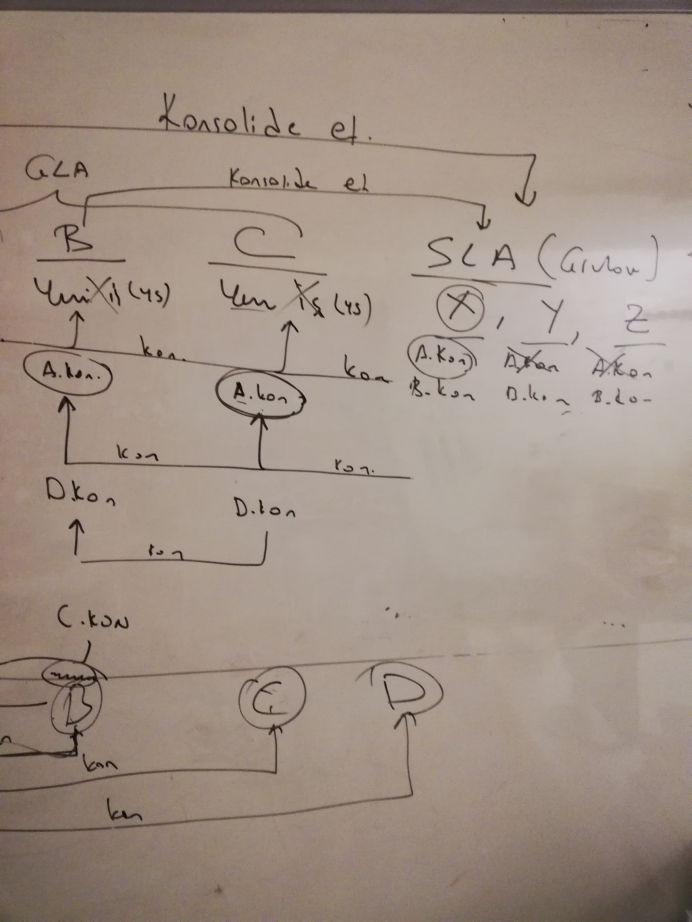
%> input picture samples/sample-6.jpg, 3456 x 4608 px (shown at 1/5 size)
$ octave test_image_enhance.m   (GNU Octave 9; MATLAB toolbox functions it lacks are replaced by stand-ins)
%> lines starting %> are read from the running program, lines starting %| are printed output that depends on the picture
### image_enhance.m
function enhanced_im = image_enhance(src, reduceFactor)
%> called with reduceFactor = 5
% IMAGE_ENHANCE takes document image as an argument and returns the enhanced image.
%    works by solving the following Poisson's equation with conjugate gradient descent:
%    argmin_J{k_1 * \sum_{x,y}{\left \| J(x,y) - 255  \right \|^2} + k_2 * \sum_{x,y}{\left \| \nabla J(x,y) - \nabla I(x,y) \right \|^2}}.
%    calculations are performed in downsampled image by factor of reduceFactor.
srcVec = src(:);
im = double(src) ;
for rc1 = 1:reduceFactor
% reduce image
    im = impyramid(im, 'reduce');
%im = impyramid(im, 'reduce');
end
%> this loop made 5 passes
%> pass 1, in image_enhance, `im = impyramid(im, 'reduce');`:
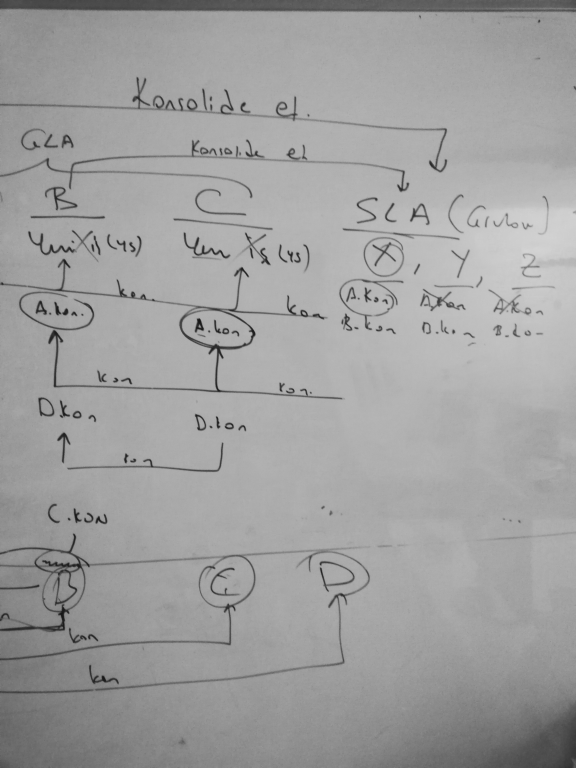
%> im: size 2304x1728 double (shown at 1/3 size); min 20.92, max 212.9, mean 160.5
%> pass 3, in image_enhance, `im = impyramid(im, 'reduce');`:
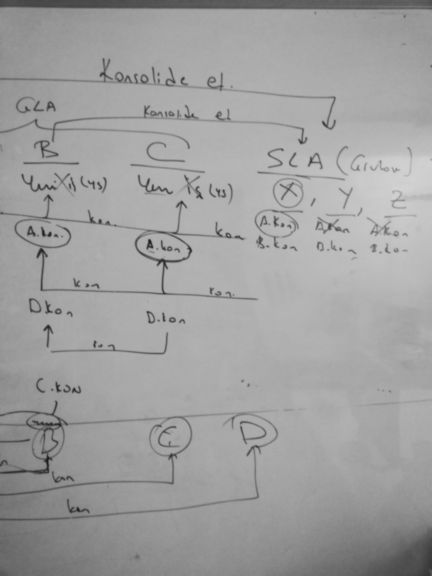
%> im: size 576x432 double; min 28.57, max 211.6, mean 160.4
%> after the loop:
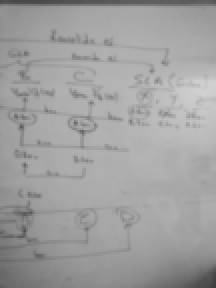
%> im: size 144x108 double (shown 2 times larger); min 61.33, max 208.7, mean 160.3

epsilon_init = 1.012;
initial_Gain = rand(size(im,1), size(im,2), 1) * 2 * epsilon_init - epsilon_init;
epsilon_init = 144.5 ;
initial_Offset = rand(size(im,1), size(im,2), 1) * 2 * epsilon_init - epsilon_init;

initial_GO = [initial_Gain(:) ; initial_Offset(:) ];
%  Set options for fmincg
options = optimset('GradObj', 'on', 'MaxIter', 20);
imVec = im(:);
%  Run fminunc to obtain the optimal Gain and Offset parameters
%  This function will return Gain_Offset and the cost
[Gain_Offset] = ...
	fmincg(@(t)(costFunctionIE(t, imVec, size(im), 1.5, 1.5, 0.0008)), initial_GO, options);

m = size(Gain_Offset, 1);
Gain = Gain_Offset(1 : m/2);
Offset = Gain_Offset(m/2 + 1 : m);

Gain_im = reshape(Gain, size(im));
Offset_im = reshape(Offset, size(im));

for rc = 1:reduceFactor
    Gain_im = impyramid(Gain_im, 'expand');
    Gain_im = padarray(Gain_im,[1 1],'replicate','post');
    %imresize uses bicubic interpolation.
    %Offset_im = imresize(Offset_im, 2);
    Offset_im = impyramid(Offset_im, 'expand');
    Offset_im = padarray(Offset_im,[1 1],'replicate','post');
end

Gain = Gain_im(:);
Offset = Offset_im(:);
% J(x,y) = I(x,y) * Gain(x,y) + Offset(x,y)
enhanced_im = (double(srcVec) .* Gain + Offset) ;
end

### fmincg.m
function [X, fX, i] = fmincg(f, X, options, P1, P2, P3, P4, P5)
% Minimize a continuous differentialble multivariate function. Starting point
% is given by "X" (D by 1), and the function named in the string "f", must
% return a function value and a vector of partial derivatives. The Polack-
% Ribiere flavour of conjugate gradients is used to compute search directions,
% and a line search using quadratic and cubic polynomial approximations and the
% Wolfe-Powell stopping criteria is used together with the slope ratio method
% for guessing initial step sizes. Additionally a bunch of checks are made to
% make sure that exploration is taking place and that extrapolation will not
% be unboundedly large. The "length" gives the length of the run: if it is
% positive, it gives the maximum number of line searches, if negative its
% absolute gives the maximum allowed number of function evaluations. You can
% (optionally) give "length" a second component, which will indicate the
% reduction in function value to be expected in the first line-search (defaults
% to 1.0). The function returns when either its length is up, or if no further
% progress can be made (ie, we are at a minimum, or so close that due to
% numerical problems, we cannot get any closer). If the function terminates
% within a few iterations, it could be an indication that the function value
% and derivatives are not consistent (ie, there may be a bug in the
% implementation of your "f" function). The function returns the found
% solution "X", a vector of function values "fX" indicating the progress made
% and "i" the number of iterations (line searches or function evaluations,
% depending on the sign of "length") used.
%
% Usage: [X, fX, i] = fmincg(f, X, options, P1, P2, P3, P4, P5)
%
% See also: checkgrad
%
% Copyright (C) 2001 and 2002 by Carl Edward Rasmussen. Date 2002-02-13
%
%
% (C) Copyright 1999, 2000 & 2001, Carl Edward Rasmussen
%
% Permission is granted for anyone to copy, use, or modify these
% programs and accompanying documents for purposes of research or
% education, provided this copyright notice is retained, and note is
% made of any changes that have been made.
%
% These programs and documents are distributed without any warranty,
% express or implied.  As the programs were written for research
% purposes only, they have not been tested to the degree that would be
% advisable in any important application.  All use of these programs is
% entirely at the user's own risk.
%
% [ml-class] Changes Made:
% 1) Function name and argument specifications
% 2) Output display
%

% Read options
if exist('options', 'var') && ~isempty(options) && isfield(options, 'MaxIter')
    length = options.MaxIter;
else
    length = 100;
end


RHO = 0.01;                            % a bunch of constants for line searches
SIG = 0.5;       % RHO and SIG are the constants in the Wolfe-Powell conditions
INT = 0.1;    % don't reevaluate within 0.1 of the limit of the current bracket
EXT = 3.0;                    % extrapolate maximum 3 times the current bracket
MAX = 20;                         % max 20 function evaluations per line search
RATIO = 100;                                      % maximum allowed slope ratio

argstr = ['feval(f, X'];                      % compose string used to call function
for i = 1:(nargin - 3)
  argstr = [argstr, ',P', int2str(i)];
end
argstr = [argstr, ')'];

if max(size(length)) == 2, red=length(2); length=length(1); else red=1; end
S=['Iteration '];

i = 0;                                            % zero the run length counter
ls_failed = 0;                             % no previous line search has failed
fX = [];
[f1 df1] = eval(argstr);                      % get function value and gradient
i = i + (length<0);                                            % count epochs?!
s = -df1;                                        % search direction is steepest
d1 = -s'*s;                                                 % this is the slope
z1 = red/(1-d1);                                  % initial step is red/(|s|+1)

while i < abs(length)                                      % while not finished
  i = i + (length>0);                                      % count iterations?!

  X0 = X; f0 = f1; df0 = df1;                   % make a copy of current values
  X = X + z1*s;                                             % begin line search
  [f2 df2] = eval(argstr);
  i = i + (length<0);                                          % count epochs?!
  d2 = df2'*s;
  f3 = f1; d3 = d1; z3 = -z1;             % initialize point 3 equal to point 1
  if length>0, M = MAX; else M = min(MAX, -length-i); end
  success = 0; limit = -1;                     % initialize quanteties
  while 1
    while ((f2 > f1+z1*RHO*d1) || (d2 > -SIG*d1)) && (M > 0)
      limit = z1;                                         % tighten the bracket
      if f2 > f1
        z2 = z3 - (0.5*d3*z3*z3)/(d3*z3+f2-f3);                 % quadratic fit
      else
        A = 6*(f2-f3)/z3+3*(d2+d3);                                 % cubic fit
        B = 3*(f3-f2)-z3*(d3+2*d2);
        z2 = (sqrt(B*B-A*d2*z3*z3)-B)/A;       % numerical error possible - ok!
      end
      if isnan(z2) || isinf(z2)
        z2 = z3/2;                  % if we had a numerical problem then bisect
      end
      z2 = max(min(z2, INT*z3),(1-INT)*z3);  % don't accept too close to limits
      z1 = z1 + z2;                                           % update the step
      X = X + z2*s;
      [f2 df2] = eval(argstr);
      M = M - 1; i = i + (length<0);                           % count epochs?!
      d2 = df2'*s;
      z3 = z3-z2;                    % z3 is now relative to the location of z2
    end
    if f2 > f1+z1*RHO*d1 || d2 > -SIG*d1
      break;                                                % this is a failure
    elseif d2 > SIG*d1
      success = 1; break;                                             % success
    elseif M == 0
      break;                                                          % failure
    end
    A = 6*(f2-f3)/z3+3*(d2+d3);                      % make cubic extrapolation
    B = 3*(f3-f2)-z3*(d3+2*d2);
    z2 = -d2*z3*z3/(B+sqrt(B*B-A*d2*z3*z3));        % num. error possible - ok!
    if ~isreal(z2) || isnan(z2) || isinf(z2) || z2 < 0 % num prob or wrong sign?
      if limit < -0.5                               % if we have no upper limit
        z2 = z1 * (EXT-1);                 % the extrapolate the maximum amount
      else
        z2 = (limit-z1)/2;                                   % otherwise bisect
      end
    elseif (limit > -0.5) && (z2+z1 > limit)         % extraplation beyond max?
      z2 = (limit-z1)/2;                                               % bisect
    elseif (limit < -0.5) && (z2+z1 > z1*EXT)       % extrapolation beyond limit
      z2 = z1*(EXT-1.0);                           % set to extrapolation limit
    elseif z2 < -z3*INT
      z2 = -z3*INT;
    elseif (limit > -0.5) && (z2 < (limit-z1)*(1.0-INT))  % too close to limit?
      z2 = (limit-z1)*(1.0-INT);
    end
    f3 = f2; d3 = d2; z3 = -z2;                  % set point 3 equal to point 2
    z1 = z1 + z2; X = X + z2*s;                      % update current estimates
    [f2 df2] = eval(argstr);
    M = M - 1; i = i + (length<0);                             % count epochs?!
    d2 = df2'*s;
  end                                                      % end of line search

  if success                                         % if line search succeeded
    f1 = f2; fX = [fX' f1]';
    fprintf('%s %4i | Cost: %4.6e\r', S, i, f1);
    s = (df2'*df2-df1'*df2)/(df1'*df1)*s - df2;      % Polack-Ribiere direction
    tmp = df1; df1 = df2; df2 = tmp;                         % swap derivatives
    d2 = df1'*s;
    if d2 > 0                                      % new slope must be negative
      s = -df1;                              % otherwise use steepest direction
      d2 = -s'*s;
    end
    z1 = z1 * min(RATIO, d1/(d2-realmin));          % slope ratio but max RATIO
    d1 = d2;
    ls_failed = 0;                              % this line search did not fail
  else
    X = X0; f1 = f0; df1 = df0;  % restore point from before failed line search
    if ls_failed || i > abs(length)          % line search failed twice in a row
      break;                             % or we ran out of time, so we give up
    end
    tmp = df1; df1 = df2; df2 = tmp;                         % swap derivatives
    s = -df1;                                                    % try steepest
    d1 = -s'*s;
    z1 = 1/(1-d1);
    ls_failed = 1;                                    % this line search failed
  end
  if exist('OCTAVE_VERSION')
    fflush(stdout);
  end
end
fprintf('\n');

### costFunctionIE.m
function [J, costGrad] = costFunctionIE(Gain_Offset, srcVec, srcSize, k1, k2, lambda)
%COSTFUNCTIONIE Calculates the cost function.
%
m = size(Gain_Offset, 1);
Gain = Gain_Offset(1:m/2);
Offset = Gain_Offset(m/2 + 1:m);

maxVal = 255.0;

P = double(srcVec) .* Gain + Offset;

diffP = ( (P - maxVal) .^ 2 );
J1 = ( sum( diffP(:) ) );

grad = gradientIM( (reshape(srcVec, srcSize)), 'central');
grad = grad(:) .* (1/8);

grad_P = gradientIM( (reshape(P, srcSize)), 'central');
grad_P = grad_P(:) .* (1/8);

gradDiffP = ( (grad_P - grad) .^ 2 );
%display image for debugging
%imshow( uint8(reshape(gradDiffP, srcSize)) );
J2 = ( sum( gradDiffP(:) ) );

J3_reg = lambda .* ( ( sum(Gain .^2) + sum(Offset .^2) ) );

J = ( k1 .* J1 + k2 .* J2 + J3_reg ) ./ ((m/2));

gradJ1_Offset = 2 .* (P - maxVal) ;
gradJ2_Offset = 2 .* (grad_P - grad);
gradJ3_reg_Offset = 2 .* lambda .* Offset;
gradJ1_Gain = 2 .* (P - maxVal) .* double(srcVec);

gradJ2_Gain = 2 .* (grad_P - grad) .* ( double(grad)  ) ;
gradJ3_reg_Gain = 2 .* lambda .* Gain;

costGrad_Gain = ( k1 .* gradJ1_Gain + k2 .* gradJ2_Gain + gradJ3_reg_Gain )  ./ (m/2);
costGrad_Offset = ( k1 .* gradJ1_Offset + k2 .* gradJ2_Offset + gradJ3_reg_Offset )  ./ (m/2);

costGrad = [costGrad_Gain ; costGrad_Offset];

end

### gradientIM.m
function grad = gradientIM(src, method)
% calculates image gradient
%  First filters image and then computes the gradient using the given method.

src2 = medfilt2(src);
src2 = medfilt2(src2);
src2 = medfilt2(src2);
src2 = medfilt2(src2);
%> the run ends on the next line
[Gx,Gy] = imgradientxy(src2, method );
[Gmag, Gdir] = imgradient(Gx, Gy);
grad = Gmag ;
end

### test_image_enhance.m
% Demo for document image enhancement (please see README.md first).

samplesPath = strcat(pwd,(filesep), 'samples' , (filesep)  );
img = imread(strcat(samplesPath, 'sample-6.jpg' ));
hsv_img = rgb2hsv(img);
% Extract hsv color channels.
orig_imH = hsv_img(:,:,1); % Hue channel
orig_imS = hsv_img(:,:,2); % Saturation channel
orig_imV = hsv_img(:,:,3); % Value channel

% Extract color channels.
imR = img(:,:,1); % Red channel
imG = img(:,:,2); % Green channel
imB = img(:,:,3); % Blue channel

%calculate enhanged channels
enhImR = image_enhance(imR, 5 );
